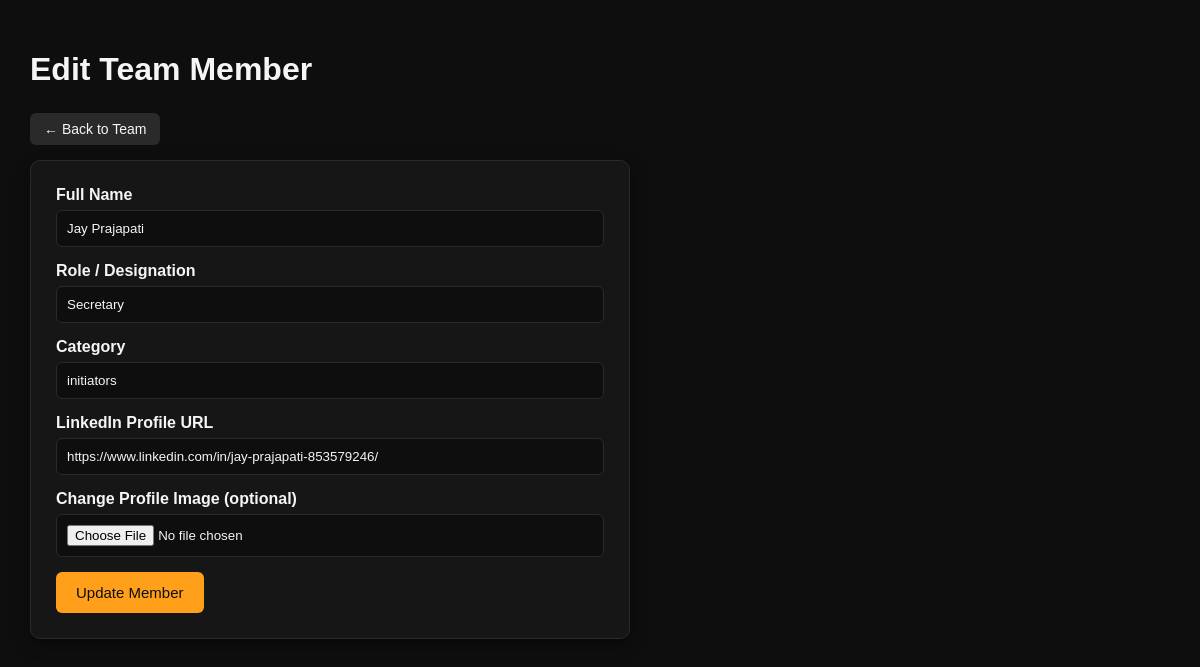
Page /admin/team/edit.php?id=10 (signed in) on the committed database.
### tables this page shows
CREATE TABLE `team` (
  `id` int(11) NOT NULL,
  `name` varchar(100) NOT NULL,
  `role` varchar(100) NOT NULL,
  `category` varchar(50) NOT NULL,
  `image` varchar(255) NOT NULL,
  `linkedin_url` varchar(255) NOT NULL
);

### admin/team/edit.php (the view, shortened to what this page needs)
<?php
require_once "../../config/db.php";
$member_id = (int) $_GET['id'];
try {
    $stmt = $conn->prepare("SELECT * FROM team WHERE id = ?");
    $stmt->bind_param("i", $member_id);
    $stmt->execute();
    $result = $stmt->get_result();
    $member = $result->fetch_assoc();
} catch (Exception $e) {
    die("Error loading team member");
}
?>
<!DOCTYPE html>
<html lang="en">
<head>
    <link rel="stylesheet" href="../../assets/css/admin.css">
</head>
<body>
<div class="dashboard-container">
    <h1 class="dashboard-title">Edit Team Member</h1>
    <a href="list.php" class="back-btn">← Back to Team</a>
    <form method="POST" enctype="multipart/form-data" class="form-box">
        <label>Full Name</label>
        <input type="text" name="name"
               value="<?= htmlspecialchars($member['name']) ?>" required>
        <label>Role / Designation</label>
        <input type="text" name="role"
               value="<?= htmlspecialchars($member['role']) ?>" required>
        <label>Category</label>
        <input type="text" name="category"
               value="<?= htmlspecialchars($member['category']) ?>" required>
        <label>LinkedIn Profile URL</label>
        <input type="url" name="linkedin_url"
               value="<?= htmlspecialchars($member['linkedin_url']) ?>" required>
        <label>Change Profile Image (optional)</label>
        <input type="file" name="image" accept="image/*">
        <button type="submit">Update Member</button>
    </form>
</div>
</body>
</html>

### assets/css/admin.css (style rules this page uses)
* { box-sizing: border-box; font-family: Arial, sans-serif; }
body { margin: 0; background-color: #0E0E0E; color: #F5F5F5; }
.dashboard-container { padding: 30px; }
.dashboard-title { color: #F5F5F5; margin-bottom: 25px; }
.form-box { background: #161616; padding: 25px; max-width: 600px; border-radius: 10px; border: 1px solid #2A2A2A; box-shadow: 0 6px 15px rgba(0,0,0,0.4); }
label { font-weight: bold; display: block; margin-bottom: 6px; color: #F5F5F5; }
input, textarea, select { width: 100%; padding: 10px; margin-bottom: 15px; border-radius: 6px; border: 1px solid #2A2A2A; background: #0E0E0E; color: #F5F5F5; resize: vertical; }
button { padding: 12px 20px; background-color: #FF9F1A; color: #0E0E0E; border: none; border-radius: 6px; font-size: 15px; cursor: pointer; }
.back-btn { display: inline-block; margin-bottom: 15px; background-color: #2A2A2A; color: #F5F5F5; padding: 8px 14px; border-radius: 6px; text-decoration: none; font-size: 14px; }

### rows in the picture
team: name "Jay Prajapati", role "Secretary", category "initiators", linkedin_url "https://www.linkedin.com/in/jay-prajapati-853579246/"
